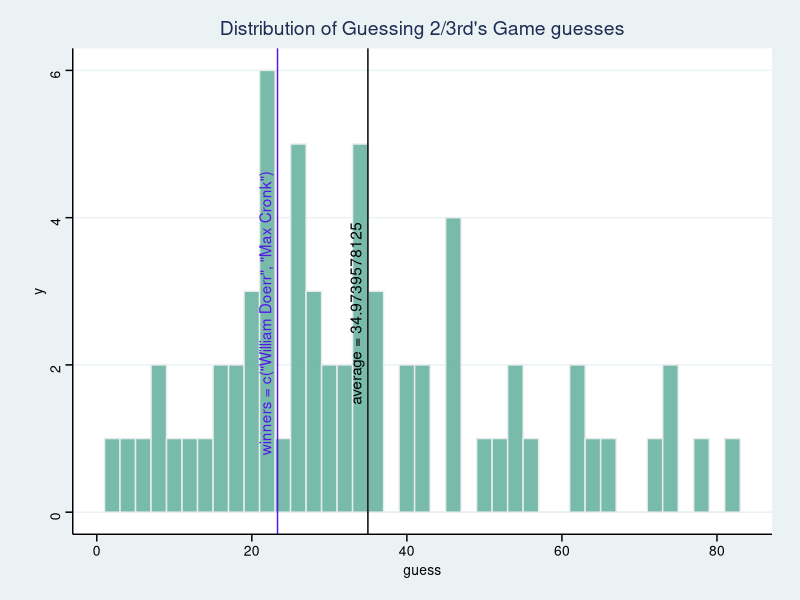
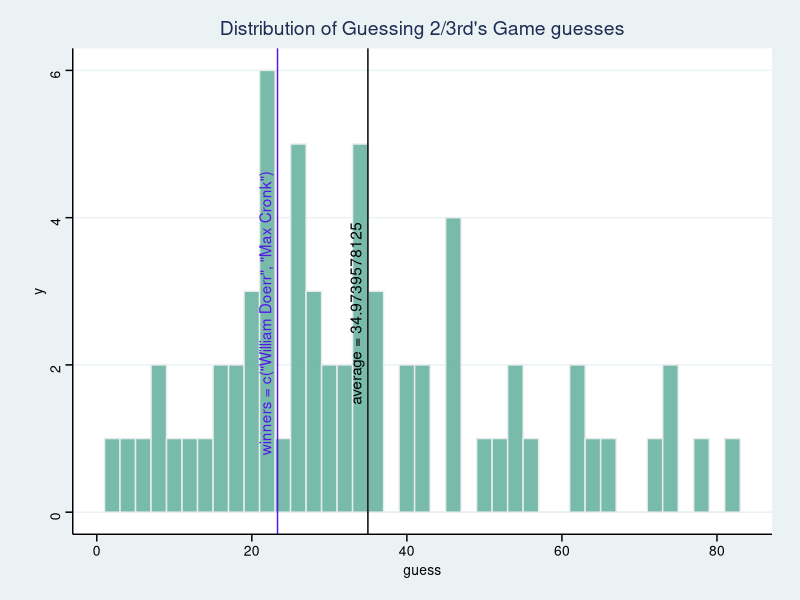

Generate these figures, in order, with R:
library(readr)
library(dplyr)
setwd("activities/01GuessTwoThirds")
# Get results from Canvas csv export
ClassData_df <- read_csv("results.csv") %>% 
  # rename(guess = "3950918: What is your guess?") %>% 
  select(name, guess)

# Calculate average guess
average_guess <- ClassData_df %>% 
  summarise(mean(guess)) %>% 
  unlist() %>% unname()

average_guess
winning_guess = average_guess*(2/3)

# Find closest match to average_guess * 2/3
winners <- ClassData_df %>% 
  filter(abs(guess - winning_guess) == min(abs(guess - winning_guess))) %>% 
  select(name)

winners

# Plot distribution of guesses
library(ggplot2)
library(ggthemes)
ClassData_df %>% 
  ggplot(aes(x=guess)) +
  geom_histogram(binwidth = 2, fill="#69b3a2", color="#e9ecef", alpha=0.9) +
  geom_vline(xintercept = average_guess) +
  annotate("text", 
           x=average_guess-1.6, y=2.7, 
           label=paste0("average = ", average_guess), 
           angle=90) +
  geom_vline(xintercept = winning_guess, color = "#5517E8") +
  annotate("text", 
           x = winning_guess - 1.6, y = 2.7, 
           label=paste0("winners = ", winners), 
           angle=90,
           color = "#5517E8") +
  ggtitle("Distribution of Guessing 2/3rd's Game guesses") + 
  theme_stata()

ggsave("histogram.png")
